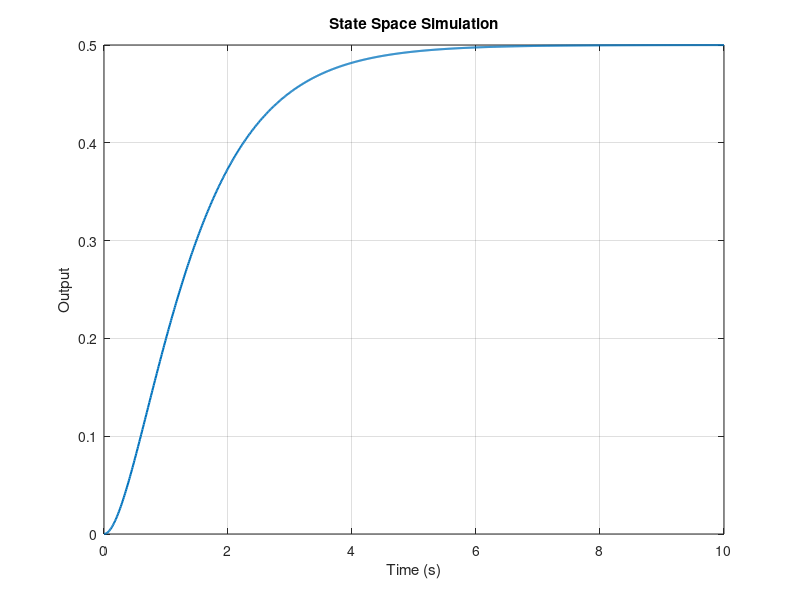

Reproduce this figure in MATLAB.
%% Auto-generated MATLAB model: State Space Simulation
clear; clc; close all;

A = [0 1; -2 -3];
B = [0; 1];
C = [1 0];
D = 0;
sys = ss(A, B, C, D);

t = linspace(0, 10, 1000)';
u = ones(size(t));
y = lsim(sys, u, t);

figure('Name', 'State Space Output');
plot(t, y, 'LineWidth', 1.5);
xlabel('Time (s)');
ylabel('Output');
title('State Space Simulation');
grid on;
